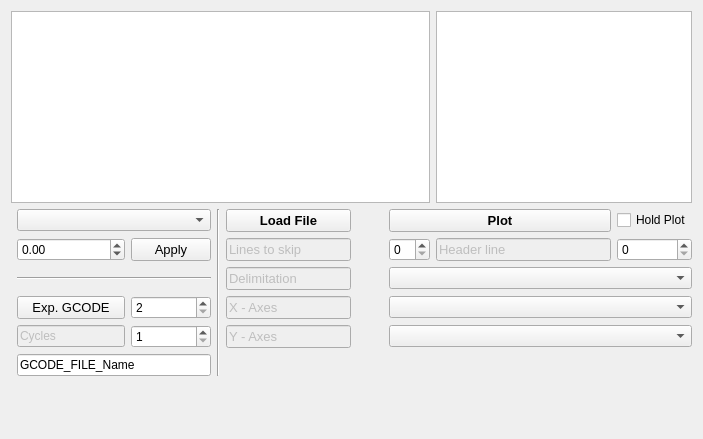
      <widget class="QWidget" name="tab_27">
       <attribute name="title">
        <string>CSV Files</string>
       </attribute>
       <layout class="QGridLayout" name="gridLayout_29">
        <item row="1" column="4">
         <widget class="QPushButton" name="LoadCSVView">
          <property name="font">
           <font>
            <pointsize>10</pointsize>
            <bold>true</bold>
           </font>
          </property>
          <property name="text">
           <string>Load File</string>
          </property>
         </widget>
        </item>
        <item row="4" column="4">
         <widget class="QLineEdit" name="lineEdit_14">
          <property name="enabled">
           <bool>false</bool>
          </property>
          <property name="font">
           <font>
            <pointsize>10</pointsize>
           </font>
          </property>
          <property name="text">
           <string>X - Axes</string>
          </property>
         </widget>
        </item>
        <item row="6" column="1" colspan="2">
         <widget class="QLineEdit" name="gcode_f_name">
          <property name="text">
           <string>GCODE_FILE_Name</string>
          </property>
         </widget>
        </item>
        <item row="3" column="7" colspan="3">
         <widget class="QComboBox" name="CSVDeli_Sel"/>
        </item>
        <item row="2" column="1">
         <widget class="QDoubleSpinBox" name="CSV_Oper_Value">
          <property name="minimum">
           <double>-9999999999.000000000000000</double>
          </property>
          <property name="maximum">
           <double>99990000.000000000000000</double>
          </property>
         </widget>
        </item>
        <item row="1" column="7" colspan="2">
         <widget class="QPushButton" name="PlotCSVView">
          <property name="font">
           <font>
            <pointsize>10</pointsize>
            <bold>true</bold>
           </font>
          </property>
          <property name="text">
           <string>Plot</string>
          </property>
         </widget>
        </item>
        <item row="2" column="4">
         <widget class="QLineEdit" name="lineEdit_16">
          <property name="enabled">
           <bool>false</bool>
          </property>
          <property name="font">
           <font>
            <pointsize>10</pointsize>
           </font>
          </property>
          <property name="text">
           <string>Lines to skip</string>
          </property>
         </widget>
        </item>
        <item row="3" column="1" colspan="2">
         <widget class="Line" name="line_24">
          <property name="orientation">
           <enum>Qt::Orientation::Horizontal</enum>
          </property>
         </widget>
        </item>
        <item row="1" column="9">
         <widget class="QCheckBox" name="cvs_add_plot">
          <property name="text">
           <string>Hold Plot</string>
          </property>
         </widget>
        </item>
        <item row="4" column="1">
         <widget class="QPushButton" name="exp_csv_2_gcode">
          <property name="font">
           <font>
            <pointsize>10</pointsize>
           </font>
          </property>
          <property name="text">
           <string>Exp. GCODE</string>
          </property>
         </widget>
        </item>
        <item row="8" column="5">
         <spacer name="verticalSpacer_5">
          <property name="orientation">
           <enum>Qt::Orientation::Vertical</enum>
          </property>
          <property name="sizeHint" stdset="0">
           <size>
            <width>20</width>
            <height>40</height>
           </size>
          </property>
         </spacer>
        </item>
        <item row="2" column="8">
         <widget class="QLineEdit" name="lineEdit_17">
          <property name="enabled">
           <bool>false</bool>
          </property>
          <property name="font">
           <font>
            <pointsize>10</pointsize>
           </font>
          </property>
          <property name="text">
           <string>Header line</string>
          </property>
         </widget>
        </item>
        <item row="4" column="7" colspan="3">
         <widget class="QComboBox" name="CSV_X_plot"/>
        </item>
        <item row="0" column="0" colspan="8">
         <widget class="QTableWidget" name="csvTable"/>
        </item>
        <item row="1" column="1" colspan="2">
         <widget class="QComboBox" name="CSV_Oper_Box"/>
        </item>
        <item row="2" column="7">
         <widget class="QSpinBox" name="CSVLineSkip"/>
        </item>
        <item row="3" column="4">
         <widget class="QLineEdit" name="lineEdit_13">
          <property name="enabled">
           <bool>false</bool>
          </property>
          <property name="font">
           <font>
            <pointsize>10</pointsize>
           </font>
          </property>
          <property name="text">
           <string>Delimitation</string>
          </property>
         </widget>
        </item>
        <item row="1" column="3" rowspan="6">
         <widget class="Line" name="line_23">
          <property name="orientation">
           <enum>Qt::Orientation::Vertical</enum>
          </property>
         </widget>
        </item>
        <item row="2" column="9">
         <widget class="QSpinBox" name="CSVLinHeader"/>
        </item>
        <item row="2" column="2">
         <widget class="QPushButton" name="CSV_Oper_Apply">
          <property name="font">
           <font>
            <pointsize>10</pointsize>
           </font>
          </property>
          <property name="text">
           <string>Apply</string>
          </property>
         </widget>
        </item>
        <item row="4" column="2">
         <widget class="QSpinBox" name="gcode_col">
          <property name="minimum">
           <number>2</number>
          </property>
         </widget>
        </item>
        <item row="0" column="8" colspan="2">
         <widget class="QTextEdit" name="CSVViewText">
          <property name="font">
           <font>
            <pointsize>12</pointsize>
           </font>
          </property>
          <property name="html">
           <string>&lt;!DOCTYPE HTML PUBLIC &quot;-//W3C//DTD HTML 4.0//EN&quot; &quot;http://www.w3.org/TR/REC-html40/strict.dtd&quot;&gt;
&lt;html&gt;&lt;head&gt;&lt;meta name=&quot;qrichtext&quot; content=&quot;1&quot; /&gt;&lt;meta charset=&quot;utf-8&quot; /&gt;&lt;style type=&quot;text/css&quot;&gt;
p, li { white-space: pre-wrap; }
hr { height: 1px; border-width: 0; }
li.unchecked::marker { content: &quot;\2610&quot;; }
li.checked::marker { content: &quot;\2612&quot;; }
&lt;/style&gt;&lt;/head&gt;&lt;body style=&quot; font-family:'Segoe UI'; font-size:12pt; font-weight:400; font-style:normal;&quot;&gt;
&lt;p style=&quot;-qt-paragraph-type:empty; margin-top:0px; margin-bottom:0px; margin-left:0px; margin-right:0px; -qt-block-indent:0; text-indent:0px; font-family:'MS Shell Dlg 2'; font-size:7.8pt;&quot;&gt;&lt;br /&gt;&lt;/p&gt;&lt;/body&gt;&lt;/html&gt;</string>
          </property>
         </widget>
        </item>
        <item row="7" column="4" rowspan="2" colspan="6">
         <widget class="QWidget" name="CVS_Ax_View" native="true"/>
        </item>
        <item row="5" column="1">
         <widget class="QLineEdit" name="lineEdit_4">
          <property name="enabled">
           <bool>false</bool>
          </property>
          <property name="text">
           <string>Cycles</string>
          </property>
         </widget>
        </item>
        <item row="5" column="2">
         <widget class="QSpinBox" name="gcode_cycles">
          <property name="minimum">
           <number>1</number>
          </property>
         </widget>
        </item>
        <item row="5" column="4">
         <widget class="QLineEdit" name="lineEdit_15">
          <property name="enabled">
           <bool>false</bool>
          </property>
          <property name="font">
           <font>
            <pointsize>10</pointsize>
           </font>
          </property>
          <property name="text">
           <string>Y - Axes</string>
          </property>
         </widget>
        </item>
        <item row="5" column="7" colspan="3">
         <widget class="QComboBox" name="CSV_Y_plot"/>
        </item>
       </layout>
      </widget>
